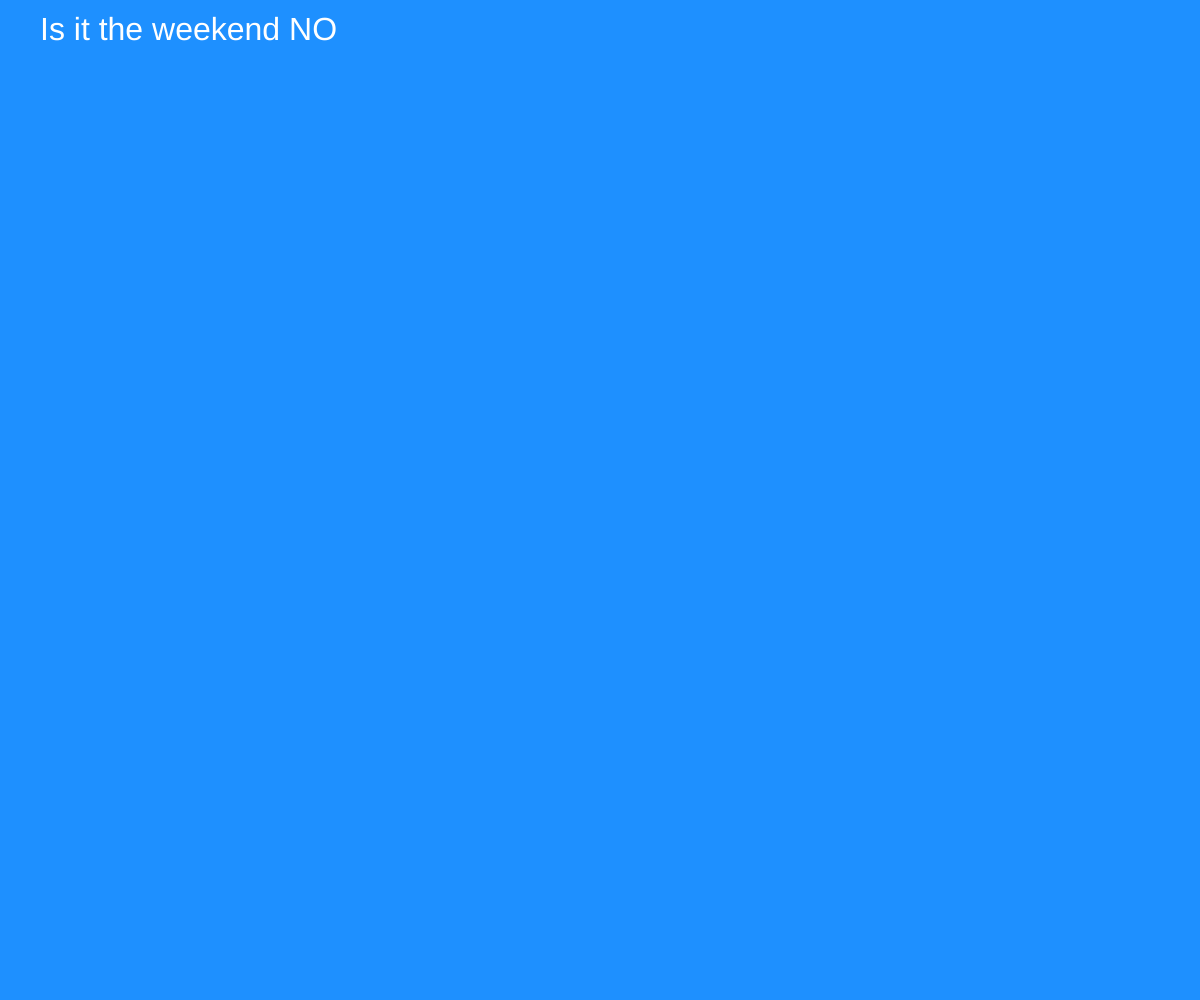
Frame 1 (no input)
Frame 60 (no input): identical to frame 1, image omitted
Frame 120 (the mouse pressed at the canvas centre since frame 60): identical to frame 1, image omitted

The p5.js sketch that drew this single still picture (run headless with seeded random() and noise() and a simulated clock; from frame 60 on, the mouse is pressed at the canvas centre):

// p5.js sketch
// ── sketch.js
var answer = 'NO'

    
function setup(){
  createCanvas(windowWidth, windowHeight)
}

function draw(){
    background('dodgerblue')
    textSize(32)
    fill('white')
    text('Is it the weekend ' + answer, 40, 40)
}
